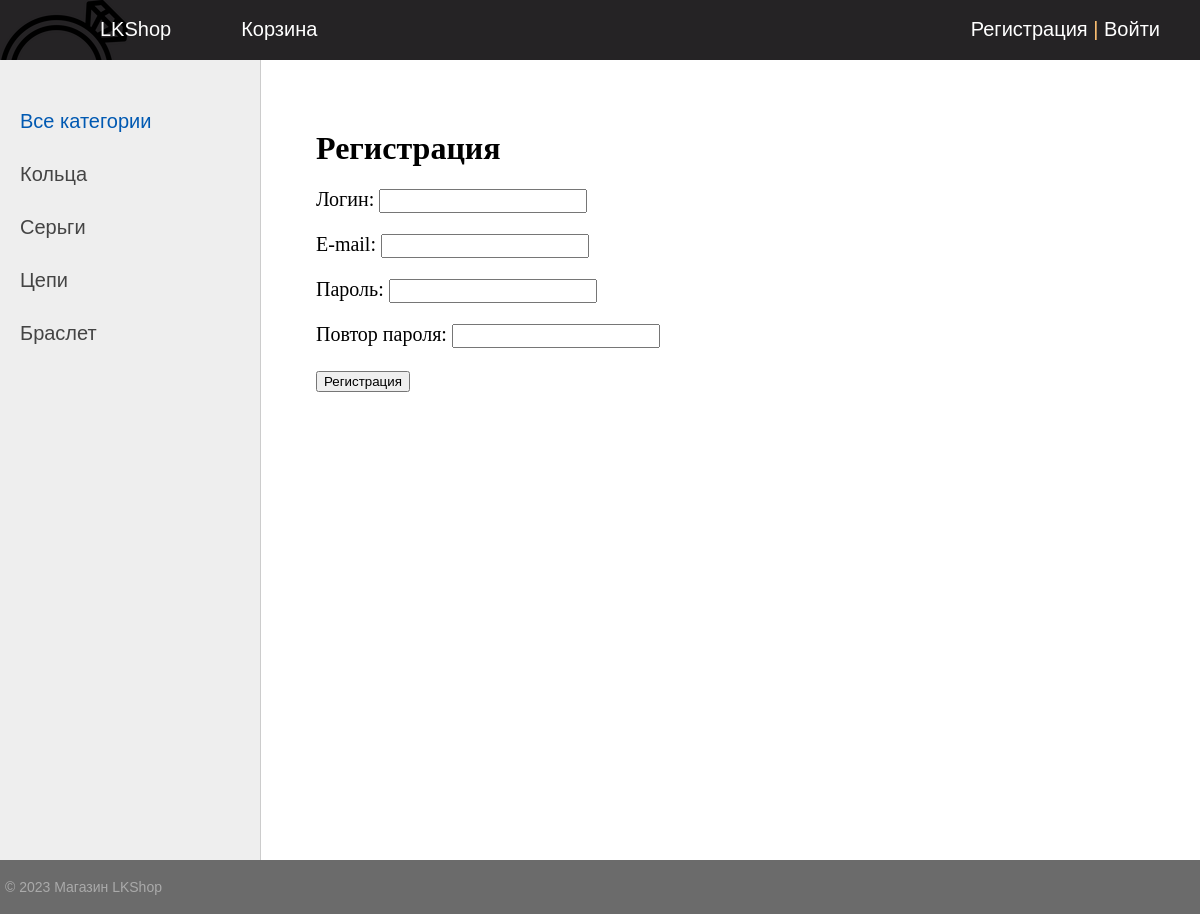
The app's page /product/register/, older data.
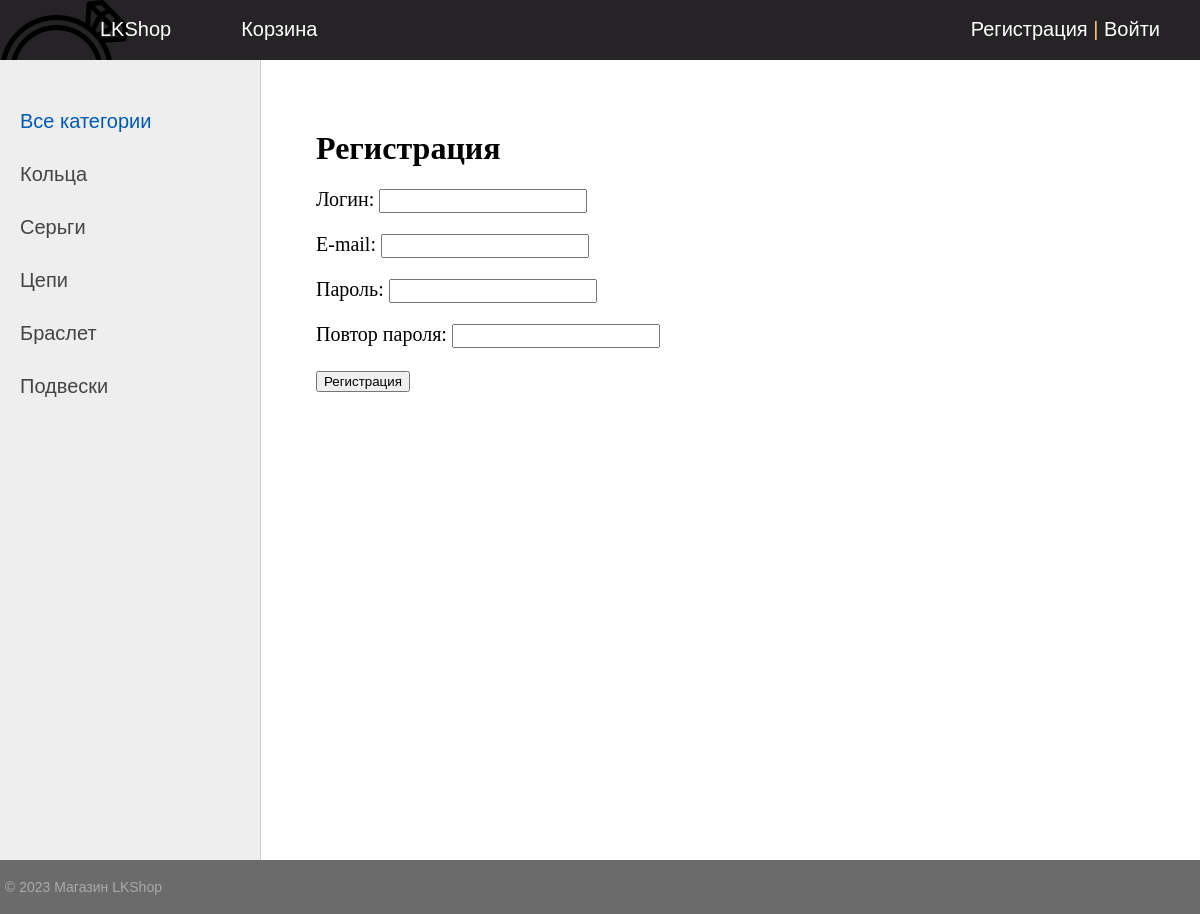
The same page, newer data.
### product/models.py (models this page shows, shortened)
class Category(models.Model):
    name = models.CharField(max_length=100, db_index= True, verbose_name="Категория")
    slug = models.SlugField(verbose_name='URL', max_length=255, unique=True, db_index=True)
    def get_absolute_url(self):
        return reverse('category', kwargs={'cat_slug': self.slug})
    class Meta:
        verbose_name = 'Категория'
        verbose_name_plural = 'Категории'
        ordering =['id']

### product/views.py (the view, shortened to what this page needs)
# urls.py: path('register/', RegisterUser.as_view(), name='register'),
class RegisterUser(DataMixin, CreateView):
    form_class = RegisterUserForm
    template_name = 'product/register.html'
    success_url = reverse_lazy('login')
    def get_context_data(self, *, object_list=None, **kwargs):
        context = super().get_context_data(**kwargs)
        c_def = self.get_user_context(title="Регистрация")
        return dict(list(context.items())+list(c_def.items()))

### product/forms.py
class RegisterUserForm(UserCreationForm):
    username = forms.CharField(label='Логин', widget=forms.TextInput(attrs={'class':'form-input'}))
    email = forms.EmailField(label='E-mail', widget=forms.EmailInput(attrs={'class': 'form-input'}))
    password1 = forms.CharField(label='Пароль', widget=forms.PasswordInput(attrs={'class': 'form-input'}))
    password2 = forms.CharField(label='Повтор пароля', widget=forms.PasswordInput(attrs={'class': 'form-input'}))
    class Meta:
        model = User
        fields = ('username', 'email', 'password1', 'password2')

### product/utils.py (called while the page is built)
    def get_user_context(self, **kwargs):
        context = kwargs
        cats = Category.objects.all()
        context['menu'] = menu
        context['cats']=cats
        if 'cat_selected' not in context:
            context['cat_selected'] = 0
        return context

### product/templates/product/register.html (shortened to what this page needs)
{% extends 'product/base.html' %}
{% block content %}
<h1>{{title}}</h1>
<form method="post">
    {{ form.as_p }}
    <button type="submit">Регистрация</button>
</form>
{% endblock %}

### product/templates/product/base.html (shortened to what this page needs)
{% load static %}
<!DOCTYPE html>
<html lang="en">
<head>
    <link type="text/css" href="{% static 'product/css/styles.css' %}" rel="stylesheet" />
</head>
<body>
{% block mainmenu %}
 <div class="header">
			<ul id="mainmenu" class="mainmenu">
			<li class="logo"><a href="#"><div class="logo">
				<img src="../../static/product/images/icon.ico" id="Home_Icon"/>
			</div></a></li>
{% for m in menu %}
			<li><a href="{% url m.url_name %}">{{m.name}}</a></li>
{% endfor %}
				{% if request.user.is_authenticated %}
				<li class="last"> {{user.username}} | <a href="{% url 'logout' %}">Выйти</a></li>
				{% else %}
				<li class ="last"><a href="{% url 'register' %}">Регистрация</a> | <a href="{% url 'login' %}">Войти</a></li>
				{% endif %}
			</ul>
		</div>
{% endblock mainmenu %}
<table class="table-content" border=0 cellpadding="0" cellspacing="0">
<tr>
	<td valign="top" class="left-chapters">
	<ul id="leftchapters">
{% if cat_selected == 0 %}
		<li class="selected">Все категории</li>
{% else %}
		<li><a href="{% url 'home' %}">Все категории</a></li>
{% endif %}
{% for c in cats %}
	{% if c.pk == cat_selected %}
		<li class="selected">{{c.name}}</li>
	{% else %}
		<li><a href="{{ c.get_absolute_url }}">{{c.name}}</a></li>
	{% endif %}
{% endfor %}
	</ul>
</td>
<td valign="top" class="content">
	<div class="content-text">
{% block content %}
{% endblock %}
	</div>
</td></tr></table>
<tr><td valign=top>
	<div id="footer">
		<p>&copy; 2023 Магазин LKShop</p>
	</div>
</td></tr></table>
</body>
</html>

Row changes from the older to the newer data that the page shows:
added Category: name "Подвески"
